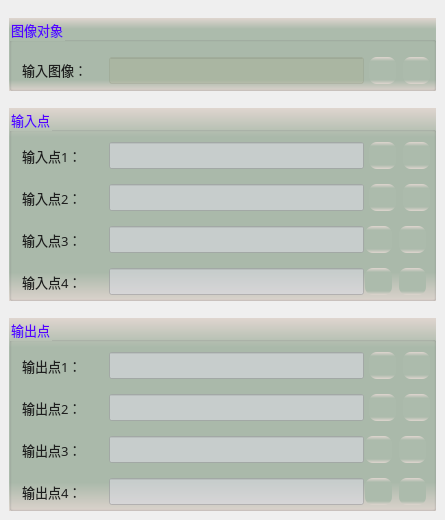
     <widget class="QWidget" name="tab">
      <attribute name="title">
       <string>基本设置</string>
      </attribute>
      <widget class="QGroupBox" name="groupCamera">
       <property name="geometry">
        <rect>
         <x>9</x>
         <y>18</y>
         <width>427</width>
         <height>73</height>
        </rect>
       </property>
       <property name="font">
        <font>
         <family>微软雅黑</family>
         <pointsize>10</pointsize>
        </font>
       </property>
       <property name="styleSheet">
        <string notr="true">background-color: qlineargradient(x1:0, y1:0, x2:0, y2:1, stop:0 #dfd5cf, stop: 0.15 #acbbac, stop: 0.85 #acbbac,stop:1 #dfd5cf);
color: rgb(85, 0, 255);</string>
       </property>
       <property name="title">
        <string>图像对象</string>
       </property>
       <widget class="QLabel" name="label_4">
        <property name="geometry">
         <rect>
          <x>13</x>
          <y>42</y>
          <width>79</width>
          <height>19</height>
         </rect>
        </property>
        <property name="font">
         <font>
          <family>微软雅黑</family>
          <pointsize>10</pointsize>
         </font>
        </property>
        <property name="styleSheet">
         <string notr="true">color: rgb(30, 30, 30);
background: transparent;</string>
        </property>
        <property name="text">
         <string>输入图像：</string>
        </property>
       </widget>
       <widget class="QLineEdit" name="txtLinkImage">
        <property name="geometry">
         <rect>
          <x>100</x>
          <y>39</y>
          <width>255</width>
          <height>27</height>
         </rect>
        </property>
        <property name="font">
         <font>
          <family>微软雅黑</family>
          <pointsize>10</pointsize>
         </font>
        </property>
        <property name="styleSheet">
         <string notr="true">color: rgb(0, 0, 200);
background-color: rgba(170, 170, 127,50);</string>
        </property>
        <property name="alignment">
         <set>Qt::AlignCenter</set>
        </property>
        <property name="readOnly">
         <bool>true</bool>
        </property>
       </widget>
       <widget class="QPushButton" name="btnLinkImage">
        <property name="geometry">
         <rect>
          <x>360</x>
          <y>39</y>
          <width>27</width>
          <height>27</height>
         </rect>
        </property>
        <property name="toolTip">
         <string>链接图像</string>
        </property>
        <property name="styleSheet">
         <string notr="true">QWidget{ border:none;border-radius: 8px;padding: 2px 4px;}
QPushButton:hover{ background-color: rgba(85, 150, 127, 100);}
QPushButton:pressed{background-color: rgba(85, 180, 127, 160);}</string>
        </property>
        <property name="text">
         <string/>
        </property>
        <property name="icon">
         <iconset resource="sub_res.qrc">
          <normaloff>:/resource/link.png</normaloff>:/resource/link.png</iconset>
        </property>
        <property name="iconSize">
         <size>
          <width>27</width>
          <height>27</height>
         </size>
        </property>
       </widget>
       <widget class="QPushButton" name="btnDelLinkImage">
        <property name="geometry">
         <rect>
          <x>394</x>
          <y>39</y>
          <width>27</width>
          <height>27</height>
         </rect>
        </property>
        <property name="toolTip">
         <string>删除图像链接</string>
        </property>
        <property name="styleSheet">
         <string notr="true">QWidget{ border:none;border-radius: 8px;padding: 2px 4px;}
QPushButton:hover{ background-color: rgba(226, 142, 162, 100);}
QPushButton:pressed{background-color: rgba(226, 172, 162, 200);}</string>
        </property>
        <property name="text">
         <string/>
        </property>
        <property name="icon">
         <iconset resource="sub_res.qrc">
          <normaloff>:/resource/del_link.png</normaloff>:/resource/del_link.png</iconset>
        </property>
        <property name="iconSize">
         <size>
          <width>27</width>
          <height>27</height>
         </size>
        </property>
       </widget>
      </widget>
      <widget class="QGroupBox" name="groupCamera_2">
       <property name="geometry">
        <rect>
         <x>9</x>
         <y>108</y>
         <width>427</width>
         <height>193</height>
        </rect>
       </property>
       <property name="font">
        <font>
         <family>微软雅黑</family>
         <pointsize>10</pointsize>
        </font>
       </property>
       <property name="styleSheet">
        <string notr="true">background-color: qlineargradient(x1:0, y1:0, x2:0, y2:1, stop:0 #dfd5cf, stop: 0.15 #acbbac, stop: 0.85 #acbbac,stop:1 #dfd5cf);
color: rgb(85, 0, 255);</string>
       </property>
       <property name="title">
        <string>输入点</string>
       </property>
       <widget class="QLabel" name="label_11">
        <property name="geometry">
         <rect>
          <x>13</x>
          <y>80</y>
          <width>81</width>
          <height>19</height>
         </rect>
        </property>
        <property name="font">
         <font>
          <family>微软雅黑</family>
          <pointsize>10</pointsize>
         </font>
        </property>
        <property name="styleSheet">
         <string notr="true">color: rgb(30, 30, 30);
background: transparent;</string>
        </property>
        <property name="text">
         <string>输入点2：</string>
        </property>
       </widget>
       <widget class="QLineEdit" name="txtInPutPos1">
        <property name="geometry">
         <rect>
          <x>100</x>
          <y>34</y>
          <width>255</width>
          <height>27</height>
         </rect>
        </property>
        <property name="font">
         <font>
          <family>微软雅黑</family>
          <pointsize>10</pointsize>
         </font>
        </property>
        <property name="toolTip">
         <string>全局变量cv::Point2f类型</string>
        </property>
        <property name="styleSheet">
         <string notr="true">color: rgb(0, 0, 200);
background-color: rgba(220, 220, 227,150);</string>
        </property>
        <property name="text">
         <string/>
        </property>
        <property name="alignment">
         <set>Qt::AlignCenter</set>
        </property>
        <property name="readOnly">
         <bool>true</bool>
        </property>
       </widget>
       <widget class="QPushButton" name="btnLinkInPutPos1">
        <property name="geometry">
         <rect>
          <x>360</x>
          <y>34</y>
          <width>27</width>
          <height>27</height>
         </rect>
        </property>
        <property name="toolTip">
         <string>链接输入点1</string>
        </property>
        <property name="styleSheet">
         <string notr="true">QWidget{ border:none;border-radius: 8px;padding: 2px 4px;}
QPushButton:hover{ background-color: rgba(85, 150, 127, 100);}
QPushButton:pressed{background-color: rgba(85, 180, 127, 160);}</string>
        </property>
        <property name="text">
         <string/>
        </property>
        <property name="icon">
         <iconset resource="sub_res.qrc">
          <normaloff>:/resource/link.png</normaloff>:/resource/link.png</iconset>
        </property>
        <property name="iconSize">
         <size>
          <width>27</width>
          <height>27</height>
         </size>
        </property>
       </widget>
       <widget class="QPushButton" name="btnDelLinkInPutPos1">
        <property name="geometry">
         <rect>
          <x>394</x>
          <y>34</y>
          <width>27</width>
          <height>27</height>
         </rect>
        </property>
        <property name="toolTip">
         <string>删除输入点1链接</string>
        </property>
        <property name="styleSheet">
         <string notr="true">QWidget{ border:none;border-radius: 8px;padding: 2px 4px;}
QPushButton:hover{ background-color: rgba(226, 142, 162, 100);}
QPushButton:pressed{background-color: rgba(226, 172, 162, 200);}</string>
        </property>
        <property name="text">
         <string/>
        </property>
        <property name="icon">
         <iconset resource="sub_res.qrc">
          <normaloff>:/resource/del_link.png</normaloff>:/resource/del_link.png</iconset>
        </property>
        <property name="iconSize">
         <size>
          <width>27</width>
          <height>27</height>
         </size>
        </property>
       </widget>
       <widget class="QLabel" name="label_10">
        <property name="geometry">
         <rect>
          <x>13</x>
          <y>38</y>
          <width>81</width>
          <height>19</height>
         </rect>
        </property>
        <property name="font">
         <font>
          <family>微软雅黑</family>
          <pointsize>10</pointsize>
         </font>
        </property>
        <property name="styleSheet">
         <string notr="true">color: rgb(30, 30, 30);
background: transparent;</string>
        </property>
        <property name="text">
         <string>输入点1：</string>
        </property>
       </widget>
       <widget class="QPushButton" name="btnDelLinkInPutPos2">
        <property name="geometry">
         <rect>
          <x>394</x>
          <y>76</y>
          <width>27</width>
          <height>27</height>
         </rect>
        </property>
        <property name="toolTip">
         <string>删除输入点2链接</string>
        </property>
        <property name="styleSheet">
         <string notr="true">QWidget{ border:none;border-radius: 8px;padding: 2px 4px;}
QPushButton:hover{ background-color: rgba(226, 142, 162, 100);}
QPushButton:pressed{background-color: rgba(226, 172, 162, 200);}</string>
        </property>
        <property name="text">
         <string/>
        </property>
        <property name="icon">
         <iconset resource="sub_res.qrc">
          <normaloff>:/resource/del_link.png</normaloff>:/resource/del_link.png</iconset>
        </property>
        <property name="iconSize">
         <size>
          <width>27</width>
          <height>27</height>
         </size>
        </property>
       </widget>
       <widget class="QLineEdit" name="txtInPutPos2">
        <property name="geometry">
         <rect>
          <x>100</x>
          <y>76</y>
          <width>255</width>
          <height>27</height>
         </rect>
        </property>
        <property name="font">
         <font>
          <family>微软雅黑</family>
          <pointsize>10</pointsize>
         </font>
        </property>
        <property name="toolTip">
         <string>全局变量cv::Point2f类型</string>
        </property>
        <property name="styleSheet">
         <string notr="true">color: rgb(0, 0, 200);
background-color: rgba(220, 220, 227,150);</string>
        </property>
        <property name="text">
         <string/>
        </property>
        <property name="alignment">
         <set>Qt::AlignCenter</set>
        </property>
        <property name="readOnly">
         <bool>true</bool>
        </property>
       </widget>
       <widget class="QPushButton" name="btnLinkInPutPos2">
        <property name="geometry">
         <rect>
          <x>360</x>
          <y>76</y>
          <width>27</width>
          <height>27</height>
         </rect>
        </property>
        <property name="toolTip">
         <string>链接输入点2</string>
        </property>
        <property name="styleSheet">
         <string notr="true">QWidget{ border:none;border-radius: 8px;padding: 2px 4px;}
QPushButton:hover{ background-color: rgba(85, 150, 127, 100);}
QPushButton:pressed{background-color: rgba(85, 180, 127, 160);}</string>
        </property>
        <property name="text">
         <string/>
        </property>
        <property name="icon">
         <iconset resource="sub_res.qrc">
          <normaloff>:/resource/link.png</normaloff>:/resource/link.png</iconset>
        </property>
        <property name="iconSize">
         <size>
          <width>27</width>
          <height>27</height>
         </size>
        </property>
       </widget>
       <widget class="QPushButton" name="btnLinkInPutPos4">
        <property name="geometry">
         <rect>
          <x>356</x>
          <y>160</y>
          <width>27</width>
          <height>27</height>
         </rect>
        </property>
        <property name="toolTip">
         <string>链接输入点4</string>
        </property>
        <property name="styleSheet">
         <string notr="true">QWidget{ border:none;border-radius: 8px;padding: 2px 4px;}
QPushButton:hover{ background-color: rgba(85, 150, 127, 100);}
QPushButton:pressed{background-color: rgba(85, 180, 127, 160);}</string>
        </property>
        <property name="text">
         <string/>
        </property>
        <property name="icon">
         <iconset resource="sub_res.qrc">
          <normaloff>:/resource/link.png</normaloff>:/resource/link.png</iconset>
        </property>
        <property name="iconSize">
         <size>
          <width>27</width>
          <height>27</height>
         </size>
        </property>
       </widget>
       <widget class="QPushButton" name="btnDelLinkInPutPos4">
        <property name="geometry">
         <rect>
          <x>390</x>
          <y>160</y>
          <width>27</width>
          <height>27</height>
         </rect>
        </property>
        <property name="toolTip">
         <string>删除输入点4链接</string>
        </property>
        <property name="styleSheet">
         <string notr="true">QWidget{ border:none;border-radius: 8px;padding: 2px 4px;}
QPushButton:hover{ background-color: rgba(226, 142, 162, 100);}
QPushButton:pressed{background-color: rgba(226, 172, 162, 200);}</string>
        </property>
        <property name="text">
         <string/>
        </property>
        <property name="icon">
         <iconset resource="sub_res.qrc">
          <normaloff>:/resource/del_link.png</normaloff>:/resource/del_link.png</iconset>
        </property>
        <property name="iconSize">
         <size>
          <width>27</width>
          <height>27</height>
         </size>
        </property>
       </widget>
       <widget class="QLabel" name="label_13">
        <property name="geometry">
         <rect>
          <x>13</x>
          <y>122</y>
          <width>81</width>
          <height>19</height>
         </rect>
        </property>
        <property name="font">
         <font>
          <family>微软雅黑</family>
          <pointsize>10</pointsize>
         </font>
        </property>
        <property name="styleSheet">
         <string notr="true">color: rgb(30, 30, 30);
background: transparent;</string>
        </property>
        <property name="text">
         <string>输入点3：</string>
        </property>
       </widget>
       <widget class="QPushButton" name="btnDelLinkInPutPos3">
        <property name="geometry">
         <rect>
          <x>390</x>
          <y>118</y>
          <width>27</width>
          <height>27</height>
         </rect>
        </property>
        <property name="toolTip">
         <string>删除输入点3链接</string>
        </property>
        <property name="styleSheet">
         <string notr="true">QWidget{ border:none;border-radius: 8px;padding: 2px 4px;}
QPushButton:hover{ background-color: rgba(226, 142, 162, 100);}
QPushButton:pressed{background-color: rgba(226, 172, 162, 200);}</string>
        </property>
        <property name="text">
         <string/>
        </property>
        <property name="icon">
         <iconset resource="sub_res.qrc">
          <normaloff>:/resource/del_link.png</normaloff>:/resource/del_link.png</iconset>
        </property>
        <property name="iconSize">
         <size>
          <width>27</width>
          <height>27</height>
         </size>
        </property>
       </widget>
       <widget class="QLabel" name="label_12">
        <property name="geometry">
         <rect>
          <x>13</x>
          <y>164</y>
          <width>81</width>
          <height>19</height>
         </rect>
        </property>
        <property name="font">
         <font>
          <family>微软雅黑</family>
          <pointsize>10</pointsize>
         </font>
        </property>
        <property name="styleSheet">
         <string notr="true">color: rgb(30, 30, 30);
background: transparent;</string>
        </property>
        <property name="text">
         <string>输入点4：</string>
        </property>
       </widget>
       <widget class="QLineEdit" name="txtInPutPos3">
        <property name="geometry">
         <rect>
          <x>100</x>
          <y>118</y>
          <width>255</width>
          <height>27</height>
         </rect>
        </property>
        <property name="font">
         <font>
          <family>微软雅黑</family>
          <pointsize>10</pointsize>
         </font>
        </property>
        <property name="toolTip">
         <string>全局变量cv::Point2f类型</string>
        </property>
        <property name="styleSheet">
         <string notr="true">color: rgb(0, 0, 200);
background-color: rgba(220, 220, 227,150);</string>
        </property>
        <property name="text">
         <string/>
        </property>
        <property name="alignment">
         <set>Qt::AlignCenter</set>
        </property>
        <property name="readOnly">
         <bool>true</bool>
        </property>
       </widget>
       <widget class="QLineEdit" name="txtInPutPos4">
        <property name="geometry">
         <rect>
          <x>100</x>
          <y>160</y>
          <width>255</width>
          <height>27</height>
         </rect>
        </property>
        <property name="font">
         <font>
          <family>微软雅黑</family>
          <pointsize>10</pointsize>
         </font>
        </property>
        <property name="toolTip">
         <string>全局变量cv::Point2f类型</string>
        </property>
        <property name="styleSheet">
         <string notr="true">color: rgb(0, 0, 200);
background-color: rgba(220, 220, 227,150);</string>
        </property>
        <property name="text">
         <string/>
        </property>
        <property name="alignment">
         <set>Qt::AlignCenter</set>
        </property>
        <property name="readOnly">
         <bool>true</bool>
        </property>
       </widget>
       <widget class="QPushButton" name="btnLinkInPutPos3">
        <property name="geometry">
         <rect>
          <x>356</x>
          <y>118</y>
          <width>27</width>
          <height>27</height>
         </rect>
        </property>
        <property name="toolTip">
         <string>链接输入点3</string>
        </property>
        <property name="styleSheet">
         <string notr="true">QWidget{ border:none;border-radius: 8px;padding: 2px 4px;}
QPushButton:hover{ background-color: rgba(85, 150, 127, 100);}
QPushButton:pressed{background-color: rgba(85, 180, 127, 160);}</string>
        </property>
        <property name="text">
         <string/>
        </property>
        <property name="icon">
         <iconset resource="sub_res.qrc">
          <normaloff>:/resource/link.png</normaloff>:/resource/link.png</iconset>
        </property>
        <property name="iconSize">
         <size>
          <width>27</width>
          <height>27</height>
         </size>
        </property>
       </widget>
      </widget>
      <widget class="QGroupBox" name="groupCamera_3">
       <property name="geometry">
        <rect>
         <x>9</x>
         <y>318</y>
         <width>427</width>
         <height>193</height>
        </rect>
       </property>
       <property name="font">
        <font>
         <family>微软雅黑</family>
         <pointsize>10</pointsize>
        </font>
       </property>
       <property name="styleSheet">
        <string notr="true">background-color: qlineargradient(x1:0, y1:0, x2:0, y2:1, stop:0 #dfd5cf, stop: 0.15 #acbbac, stop: 0.85 #acbbac,stop:1 #dfd5cf);
color: rgb(85, 0, 255);</string>
       </property>
       <property name="title">
        <string>输出点</string>
       </property>
       <widget class="QLabel" name="label_14">
        <property name="geometry">
         <rect>
          <x>13</x>
          <y>80</y>
          <width>81</width>
          <height>19</height>
         </rect>
        </property>
        <property name="font">
         <font>
          <family>微软雅黑</family>
          <pointsize>10</pointsize>
         </font>
        </property>
        <property name="styleSheet">
         <string notr="true">color: rgb(30, 30, 30);
background: transparent;</string>
        </property>
        <property name="text">
         <string>输出点2：</string>
        </property>
       </widget>
       <widget class="QLineEdit" name="txtOutPutPos1">
        <property name="geometry">
         <rect>
          <x>100</x>
          <y>34</y>
          <width>255</width>
          <height>27</height>
         </rect>
        </property>
        <property name="font">
         <font>
          <family>微软雅黑</family>
          <pointsize>10</pointsize>
         </font>
        </property>
        <property name="toolTip">
         <string>全局变量cv::Point2f类型</string>
        </property>
        <property name="styleSheet">
         <string notr="true">color: rgb(0, 0, 200);
background-color: rgba(220, 220, 227,150);</string>
        </property>
        <property name="text">
         <string/>
        </property>
        <property name="alignment">
         <set>Qt::AlignCenter</set>
        </property>
        <property name="readOnly">
         <bool>true</bool>
        </property>
       </widget>
       <widget class="QPushButton" name="btnLinkOutPutPos1">
        <property name="geometry">
         <rect>
          <x>360</x>
          <y>34</y>
          <width>27</width>
          <height>27</height>
         </rect>
        </property>
        <property name="toolTip">
         <string>链接输出点1</string>
        </property>
        <property name="styleSheet">
         <string notr="true">QWidget{ border:none;border-radius: 8px;padding: 2px 4px;}
QPushButton:hover{ background-color: rgba(85, 150, 127, 100);}
QPushButton:pressed{background-color: rgba(85, 180, 127, 160);}</string>
        </property>
        <property name="text">
         <string/>
        </property>
        <property name="icon">
         <iconset resource="sub_res.qrc">
          <normaloff>:/resource/link.png</normaloff>:/resource/link.png</iconset>
        </property>
        <property name="iconSize">
         <size>
          <width>27</width>
          <height>27</height>
         </size>
        </property>
       </widget>
       <widget class="QPushButton" name="btnDelLinkOutPutPos1">
        <property name="geometry">
         <rect>
          <x>394</x>
          <y>34</y>
          <width>27</width>
          <height>27</height>
         </rect>
        </property>
        <property name="toolTip">
         <string>删除输出点1链接</string>
        </property>
        <property name="styleSheet">
         <string notr="true">QWidget{ border:none;border-radius: 8px;padding: 2px 4px;}
QPushButton:hover{ background-color: rgba(226, 142, 162, 100);}
QPushButton:pressed{background-color: rgba(226, 172, 162, 200);}</string>
        </property>
        <property name="text">
         <string/>
        </property>
        <property name="icon">
         <iconset resource="sub_res.qrc">
          <normaloff>:/resource/del_link.png</normaloff>:/resource/del_link.png</iconset>
        </property>
        <property name="iconSize">
         <size>
          <width>27</width>
          <height>27</height>
         </size>
        </property>
       </widget>
       <widget class="QLabel" name="label_15">
        <property name="geometry">
         <rect>
          <x>13</x>
          <y>38</y>
          <width>81</width>
          <height>19</height>
         </rect>
        </property>
        <property name="font">
         <font>
          <family>微软雅黑</family>
          <pointsize>10</pointsize>
         </font>
        </property>
        <property name="styleSheet">
         <string notr="true">color: rgb(30, 30, 30);
background: transparent;</string>
        </property>
        <property name="text">
         <string>输出点1：</string>
        </property>
       </widget>
       <widget class="QPushButton" name="btnDelLinkOutPutPos2">
        <property name="geometry">
         <rect>
          <x>394</x>
          <y>76</y>
          <width>27</width>
          <height>27</height>
         </rect>
        </property>
        <property name="toolTip">
         <string>删除输出点2链接</string>
        </property>
        <property name="styleSheet">
         <string notr="true">QWidget{ border:none;border-radius: 8px;padding: 2px 4px;}
QPushButton:hover{ background-color: rgba(226, 142, 162, 100);}
QPushButton:pressed{background-color: rgba(226, 172, 162, 200);}</string>
        </property>
        <property name="text">
         <string/>
        </property>
        <property name="icon">
         <iconset resource="sub_res.qrc">
          <normaloff>:/resource/del_link.png</normaloff>:/resource/del_link.png</iconset>
        </property>
        <property name="iconSize">
         <size>
          <width>27</width>
          <height>27</height>
         </size>
        </property>
       </widget>
       <widget class="QLineEdit" name="txtOutPutPos2">
        <property name="geometry">
         <rect>
          <x>100</x>
          <y>76</y>
          <width>255</width>
          <height>27</height>
         </rect>
        </property>
        <property name="font">
         <font>
          <family>微软雅黑</family>
          <pointsize>10</pointsize>
         </font>
        </property>
        <property name="toolTip">
         <string>全局变量cv::Point2f类型</string>
        </property>
        <property name="styleSheet">
         <string notr="true">color: rgb(0, 0, 200);
background-color: rgba(220, 220, 227,150);</string>
        </property>
        <property name="text">
         <string/>
        </property>
        <property name="alignment">
         <set>Qt::AlignCenter</set>
        </property>
        <property name="readOnly">
         <bool>true</bool>
        </property>
       </widget>
       <widget class="QPushButton" name="btnLinkOutPutPos2">
        <property name="geometry">
         <rect>
          <x>360</x>
          <y>76</y>
          <width>27</width>
          <height>27</height>
         </rect>
        </property>
        <property name="toolTip">
         <string>链接输出点2</string>
        </property>
        <property name="styleSheet">
         <string notr="true">QWidget{ border:none;border-radius: 8px;padding: 2px 4px;}
QPushButton:hover{ background-color: rgba(85, 150, 127, 100);}
QPushButton:pressed{background-color: rgba(85, 180, 127, 160);}</string>
        </property>
        <property name="text">
         <string/>
        </property>
        <property name="icon">
         <iconset resource="sub_res.qrc">
          <normaloff>:/resource/link.png</normaloff>:/resource/link.png</iconset>
        </property>
        <property name="iconSize">
         <size>
          <width>27</width>
          <height>27</height>
         </size>
        </property>
       </widget>
       <widget class="QPushButton" name="btnLinkOutPutPos4">
        <property name="geometry">
         <rect>
          <x>356</x>
          <y>160</y>
          <width>27</width>
          <height>27</height>
         </rect>
        </property>
        <property name="toolTip">
         <string>链接输出点4</string>
        </property>
        <property name="styleSheet">
         <string notr="true">QWidget{ border:none;border-radius: 8px;padding: 2px 4px;}
QPushButton:hover{ background-color: rgba(85, 150, 127, 100);}
QPushButton:pressed{background-color: rgba(85, 180, 127, 160);}</string>
        </property>
        <property name="text">
         <string/>
        </property>
        <property name="icon">
         <iconset resource="sub_res.qrc">
          <normaloff>:/resource/link.png</normaloff>:/resource/link.png</iconset>
        </property>
        <property name="iconSize">
         <size>
          <width>27</width>
          <height>27</height>
         </size>
        </property>
       </widget>
       <widget class="QPushButton" name="btnDelLinkOutPutPos4">
        <property name="geometry">
         <rect>
          <x>390</x>
          <y>160</y>
          <width>27</width>
          <height>27</height>
         </rect>
        </property>
        <property name="toolTip">
         <string>删除输出点4链接</string>
        </property>
        <property name="styleSheet">
         <string notr="true">QWidget{ border:none;border-radius: 8px;padding: 2px 4px;}
QPushButton:hover{ background-color: rgba(226, 142, 162, 100);}
QPushButton:pressed{background-color: rgba(226, 172, 162, 200);}</string>
        </property>
        <property name="text">
         <string/>
        </property>
        <property name="icon">
         <iconset resource="sub_res.qrc">
          <normaloff>:/resource/del_link.png</normaloff>:/resource/del_link.png</iconset>
        </property>
        <property name="iconSize">
         <size>
          <width>27</width>
          <height>27</height>
         </size>
        </property>
       </widget>
       <widget class="QLabel" name="label_16">
        <property name="geometry">
         <rect>
          <x>13</x>
          <y>122</y>
          <width>81</width>
          <height>19</height>
         </rect>
        </property>
        <property name="font">
         <font>
          <family>微软雅黑</family>
          <pointsize>10</pointsize>
         </font>
        </property>
        <property name="styleSheet">
         <string notr="true">color: rgb(30, 30, 30);
background: transparent;</string>
        </property>
        <property name="text">
         <string>输出点3：</string>
        </property>
       </widget>
       <widget class="QPushButton" name="btnDelLinkOutPutPos3">
        <property name="geometry">
         <rect>
          <x>390</x>
          <y>118</y>
          <width>27</width>
          <height>27</height>
         </rect>
        </property>
        <property name="toolTip">
         <string>删除输出点3链接</string>
        </property>
        <property name="styleSheet">
         <string notr="true">QWidget{ border:none;border-radius: 8px;padding: 2px 4px;}
QPushButton:hover{ background-color: rgba(226, 142, 162, 100);}
QPushButton:pressed{background-color: rgba(226, 172, 162, 200);}</string>
        </property>
        <property name="text">
         <string/>
        </property>
        <property name="icon">
         <iconset resource="sub_res.qrc">
          <normaloff>:/resource/del_link.png</normaloff>:/resource/del_link.png</iconset>
        </property>
        <property name="iconSize">
         <size>
          <width>27</width>
          <height>27</height>
         </size>
        </property>
       </widget>
       <widget class="QLabel" name="label_17">
        <property name="geometry">
         <rect>
          <x>13</x>
          <y>164</y>
          <width>81</width>
          <height>19</height>
         </rect>
        </property>
        <property name="font">
         <font>
          <family>微软雅黑</family>
          <pointsize>10</pointsize>
         </font>
        </property>
        <property name="styleSheet">
         <string notr="true">color: rgb(30, 30, 30);
background: transparent;</string>
        </property>
        <property name="text">
         <string>输出点4：</string>
        </property>
       </widget>
       <widget class="QLineEdit" name="txtOutPutPos3">
        <property name="geometry">
         <rect>
          <x>100</x>
          <y>118</y>
          <width>255</width>
          <height>27</height>
         </rect>
        </property>
        <property name="font">
         <font>
          <family>微软雅黑</family>
          <pointsize>10</pointsize>
         </font>
        </property>
        <property name="toolTip">
         <string>全局变量cv::Point2f类型</string>
        </property>
        <property name="styleSheet">
         <string notr="true">color: rgb(0, 0, 200);
background-color: rgba(220, 220, 227,150);</string>
        </property>
        <property name="text">
         <string/>
        </property>
        <property name="alignment">
         <set>Qt::AlignCenter</set>
        </property>
        <property name="readOnly">
         <bool>true</bool>
        </property>
       </widget>
       <widget class="QLineEdit" name="txtOutPutPos4">
        <property name="geometry">
         <rect>
          <x>100</x>
          <y>160</y>
          <width>255</width>
          <height>27</height>
         </rect>
        </property>
        <property name="font">
         <font>
          <family>微软雅黑</family>
          <pointsize>10</pointsize>
         </font>
        </property>
        <property name="toolTip">
         <string>全局变量cv::Point2f类型</string>
        </property>
        <property name="styleSheet">
         <string notr="true">color: rgb(0, 0, 200);
background-color: rgba(220, 220, 227,150);</string>
        </property>
        <property name="text">
         <string/>
        </property>
        <property name="alignment">
         <set>Qt::AlignCenter</set>
        </property>
        <property name="readOnly">
         <bool>true</bool>
        </property>
       </widget>
       <widget class="QPushButton" name="btnLinkOutPutPos3">
        <property name="geometry">
         <rect>
          <x>356</x>
          <y>118</y>
          <width>27</width>
          <height>27</height>
         </rect>
        </property>
        <property name="toolTip">
         <string>链接输出点3</string>
        </property>
        <property name="styleSheet">
         <string notr="true">QWidget{ border:none;border-radius: 8px;padding: 2px 4px;}
QPushButton:hover{ background-color: rgba(85, 150, 127, 100);}
QPushButton:pressed{background-color: rgba(85, 180, 127, 160);}</string>
        </property>
        <property name="text">
         <string/>
        </property>
        <property name="icon">
         <iconset resource="sub_res.qrc">
          <normaloff>:/resource/link.png</normaloff>:/resource/link.png</iconset>
        </property>
        <property name="iconSize">
         <size>
          <width>27</width>
          <height>27</height>
         </size>
        </property>
       </widget>
      </widget>
     </widget>
